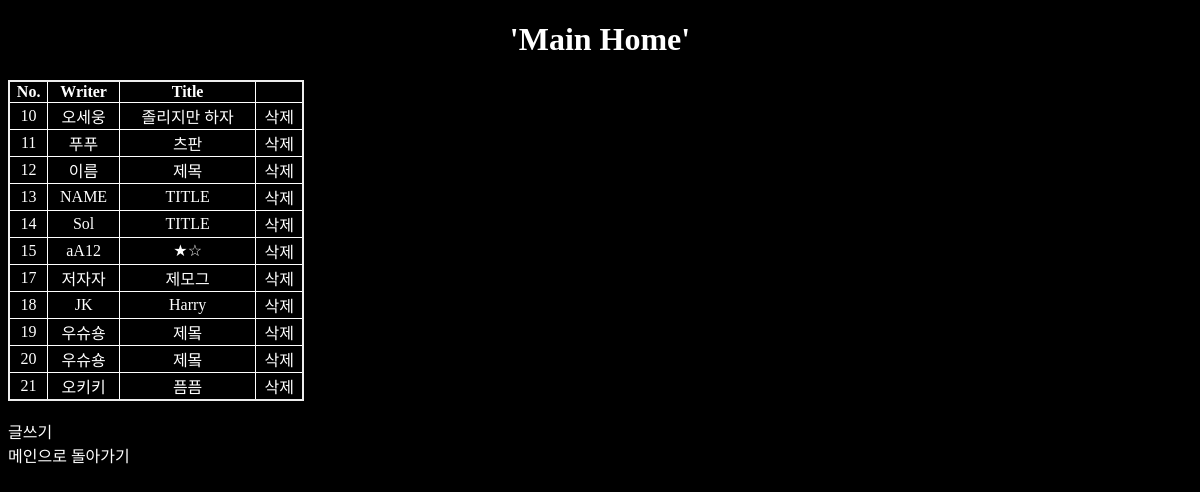
/html/board/02_file/index.php, run on the app's committed database.
### tables this page shows
CREATE TABLE `board` (
  `identification_number` int(11) NOT NULL AUTO_INCREMENT,
  `name` varchar(45) NOT NULL,
  `title` varchar(45) NOT NULL,
  `contents` varchar(200) NOT NULL,
  `posting_date` timestamp NOT NULL DEFAULT CURRENT_TIMESTAMP,
  `last_update` timestamp NOT NULL DEFAULT CURRENT_TIMESTAMP ON UPDATE CURRENT_TIMESTAMP,
  PRIMARY KEY (`identification_number`),
  UNIQUE KEY `Identification Number_UNIQUE` (`identification_number`)
);

### html/board/02_file/index.php (the view, shortened to what this page needs)
<!DOCTYPE html>
<html>
<body style = "background-color : black;">
	<h1> 'Main Home' </h1>
	<table>
		<tr> <th>No.</th><th>Writer</th><th>Title</th></tr>
<?php
	$hostname = 'kocia.cytzyor3ndjk.ap-northeast-2.rds.amazonaws.com';
	$username = 'SWOH';
	$password = 'password';
	$dbname = 'SWOH';
	$conn = mysqli_connect($hostname, $username, $password, $dbname);
	mysqli_query($conn,"SET NAMES 'utf8'");
	$select_query = 'SELECT * FROM board';
	$result = mysqli_query($conn, $select_query);
	while($row = mysqli_fetch_assoc($result)) {
		echo "<tr><td> <a href = 'read_contents.php?id=" . $row['identification_number']."'>" . $row['identification_number'] ."</a>"."</td>" .		"<td>" . $row['name'] . "</td>" .
			"<td> <a href = 'read_contents.php?id=" . $row['identification_number']."'>" . $row['title'] . "</a>". "</td>".
			"<td>" . "<a href = 'rowDelete.php?id=" .$row['identification_number']."'>". "삭제" . "</td></tr>" ;
	}
?>
</table>
</body>
</html>
<a href = "write_post.php"> 글쓰기 </a> <br>
<a href = "/SWOH/html/index.html"> 메인으로 돌아가기 </a>

### html/board/02_file/index.php (style rules this page uses)
h1 { text-align : center; color : white; background-color : black; }
table { width:25%; border : 2px solid #ededed; border-collapse : collapse; text-align : center; style="float:center"; }
th { border : 1px solid white; color : white; background-color: black; }
td { border : 1px solid white; color : white; background-color: black; }
a:link { color : white; text-decoration:none; }

### data on the page
board: identification_number "10", name "오세웅", title "졸리지만 하자"
board: identification_number "11", name "푸푸", title "츠판"
board: identification_number "12", name "이름", title "제목"
board: identification_number "13", name "NAME", title "TITLE"
board: identification_number "14", name "Sol", title "TITLE"
board: identification_number "15", name "aA12", title "★☆"
board: identification_number "17", name "저자자", title "제모그"
board: identification_number "18", name "JK", title "Harry"
board: identification_number "19", name "우슈숑", title "제뫀"
board: identification_number "20", name "우슈숑", title "제뫀"
board: identification_number "21", name "오키키", title "픔픔"
